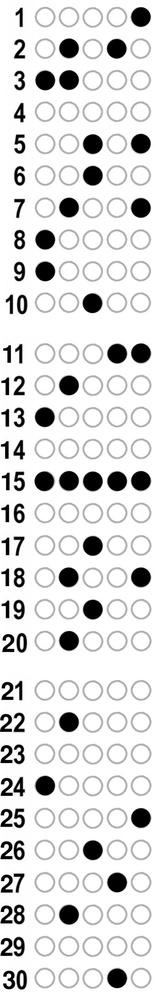
#> input picture images/sample1.jpg, 161 x 1000 px, shrunk from 350 x 2170 before the run; its folder holds only this picture in this run
$ python -i main.py   (imports and definitions only)
#> lines starting #> are read from the running program, lines starting #| are printed output that depends on the picture; after the words box and inside, x2 and y2 are one past the last pixel; in counts of white or black regions, pixels touching at a corner belong together
import cv2
import datetime
import imutils
from imutils import contours
import numpy as np
import csv
import os
from tkinter import *
from tkinter import filedialog, messagebox

fl = 0
mainflag1 = 0
mainflag2 = 0

# SPECIFY THE PATH WHERE FILES SHOULD BE STORED (END WITH THIS / or // or \ or \\ AS REQUIRED)
fname1 = "C:\\Users\\PARTH SHAH\\OneDrive\\Desktop\\opencv\\"

# FUNCTION TO IMPLEMENT ADD DATA
def add_data():

    # TAKING IMAGE OF ATTENDANCE SHEET
    try:
        mainWindow = Tk()
        mainWindow.sourceFile = filedialog.askopenfilename(filetypes=(("ImageFiles", ("*.jpg", "*.png", "*.jpeg")), ("All Files", "*")), parent=mainWindow,title="Please select an image")
#> the answer given: images/sample1.jpg
        img_path = mainWindow.sourceFile
        mainWindow.destroy()

        img = cv2.imread(img_path)
#> img is the input picture: shape (1000, 161, 3); min 0, max 255, mean 222.8
        gray = cv2.cvtColor(img, cv2.COLOR_BGR2GRAY)
        edged = cv2.Canny(gray, 100, 200)
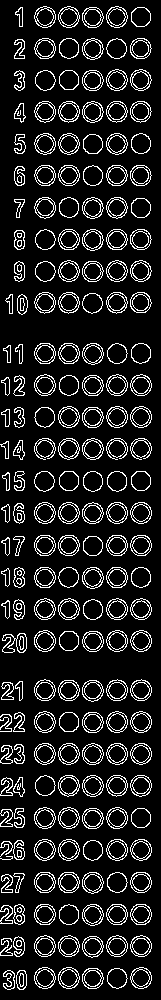
#> edged: shape (1000, 161); 12.6% white in thin lines or dots

        # FINDING ALL CONTOURS FROM IMAGE
        cnts = cv2.findContours(edged, cv2.RETR_EXTERNAL, cv2.CHAIN_APPROX_NONE)
#> cnts = 202 contours, 6 with area under 20; largest, box (x1, y1, x2, y2) and area: (34, 630, 56, 652) 351, (130, 502, 152, 524) 350, (58, 967, 80, 989) 349, (82, 567, 104, 589) 349, (106, 502, 128, 524) 349
        cnts = imutils.grab_contours(cnts)

        # FINDING ONLY BUBBLED CONTOURS
        cntbubble = []
        for c in cnts:
            (x, y, w, h) = cv2.boundingRect(c)
            ar = w / float(h)
            if w >= 40 and h >= 40 and ar <= 1.1:
                cntbubble.append(c)
#> this loop made 202 passes
#> (x, y, w, h, ar) on passes 1 to 3: (16, 970, 11, 20, 0.55), (3, 970, 12, 20, 0.6), (107, 968, 21, 21, 1)
#> after the loop, cntbubble = []

        # SORTING ALL THOSE BUBBLED CONTOURS
        cntbubble = contours.sort_contours(cntbubble, method="top-to-bottom")[0]

        # OBTAINING THRESH IMAGE TO DETECT BLACK AND WHITE SPOTS
        thresh = cv2.threshold(gray, 0, 255, cv2.THRESH_BINARY_INV | cv2.THRESH_OTSU)[1]

        # 30 STUDENTS LIST OF ATTENDANCE
        attend = []
        for i in range(30):
            attend.append([])

        x = 0
        for i in range(0, len(cntbubble), 5):

            # SORTING ROWWISE BUBBLED CONTOURS
            temp = contours.sort_contours(cntbubble[i:i + 5])[0]

            for (j, c) in enumerate(temp):

                # INITIALIZING MASK WITH ALL 0
                mask = np.zeros(thresh.shape, dtype="uint8")
                cv2.drawContours(mask, [c], -1, 255, -1)

                # FINDING PIXEL BY PIXEL TO CHECK BLACK SPOT IN CONTOUR
                mask = cv2.bitwise_and(thresh, thresh, mask=mask)
                pixel = cv2.countNonZero(mask)

                # APPENDING A OR P IN ATTENDANCE FOR RESPECTIVE STUDENT
                if pixel > 100:
                    attend[x].append("A")
                else:
                    attend[x].append("P")

            x += 1

    except:
        global mainflag1
        mainflag1 = 1


    # CHECKING IF IMAGE IS UPLOADED OR NOT
    if mainflag1 == 0:

        # INPUTING FILE NAME  AND DATES TO WRITE
        # [7 lines left out: function validate, not called in this run]


        # CHECKING ALL INPUTS ARE VALID
        while fl == 0:

            root1 = Tk()
            root1.geometry('820x650+500+0')

            # [85 lines left out: functions on_closing, clicked, not called in this run]

            # GUI WINDOW FOR TAKING INPUT
            myLabel = Label(root1, text="Choose batch", font=("ArailBold",15))
            myLabel.pack()

            batch = StringVar(root1)
            batch.set("0")

            Radiobutton(root1, text="Batch 1", font=("ArailBold",15), variable=batch, value="1").pack()
            Radiobutton(root1, text="Batch 2", font=("ArailBold",15), variable=batch, value="2").pack()

            myLabel = Label(root1, text="Enter subject name", font=("ArailBold",15))
            myLabel.pack()
            subject = Entry(root1)
            subject.pack()

            Label(root1, text="\nDate Format : dd/mm/yyyy", font=("ArailBold",15)).pack()
            myLabel1 = Label(root1, text="Enter Date 1", font=("ArailBold",15))
            myLabel1.pack()
            da1 = Entry(root1)
            da1.pack()

            myLabel2 = Label(root1, text="Enter Date 2", font=("ArailBold",15))
            myLabel2.pack()
            da2 = Entry(root1)
            da2.pack()

            myLabel3 = Label(root1, text="Enter Date 3", font=("ArailBold",15))
            myLabel3.pack()
            da3 = Entry(root1)
            da3.pack()

            myLabel4 = Label(root1, text="Enter Date 4", font=("ArailBold",15))
            myLabel4.pack()
            da4 = Entry(root1)
            da4.pack()

            myLabel5 = Label(root1, text="Enter Date 5", font=("ArailBold",15))
            myLabel5.pack()
            da5 = Entry(root1)
            da5.pack()

            myLabel7 = Label(root1, text="\n").pack()
            Button(root1, text="CONFIRM",padx=55, pady=5,command=lambda: clicked(batch.get(), subject.get(), da1.get(), da2.get(), da3.get(), da4.get(),da5.get()), bg="green", fg="white",font=("Arial Bold", 15)).pack()
            Button(root1, text="QUIT", padx=55, pady=5, command=on_closing, bg="red", fg="white",font=("Arial Bold", 15)).pack()

            myLabel6 = Label(root1, text="\n", font=("ArailBold",15))
            myLabel6.pack()
            root1.mainloop()

    else:
        pass


    # CHECKING BOTH CONDITIONS (PHOTO UPLOADED AND ALL VALID INPUTS)
    if mainflag1 == 0 and mainflag2 == 0:

        global fname1
        filename1 = fname1 + inp + ".csv"

        prevattend = []

        # READING DATA FROM CSV FILE IF ALREADY EXISTS EARLIER
        if os.path.exists(filename1):
            with open(filename1, 'r') as csvfile:
                cr = csv.reader(csvfile)
                titleread = next(cr)

                for row in cr:
                    if len(row) != 0:
                        prevattend.append(row[1:])

            titleread.extend([date1, date2, date3, date4, date5])

        else:
            titleread = ["Roll No.", date1, date2, date3, date4, date5]

        title = titleread
        rows = []

        for i in range(30):
            makerow = [i + 1]
            if len(prevattend) != 0:
                makerow.extend(prevattend[i])
            makerow.extend(attend[i])
            rows.append(makerow)

        # WRITING DATA IN CSV FILE
        with open(filename1, 'w') as csvfile:
            cw = csv.writer(csvfile)
            cw.writerow(title)

            for i in range(30):
                cw.writerow(rows[i])

    else:
        pass


# FUNCTION TO IMPLEMENT DISPLAY DATA
# [389 lines left out: functions display_data, cls, not called in this run]


# [1 line not run here, left out]

>>> result = add_data()

$ run again, on images/sample11.jpg
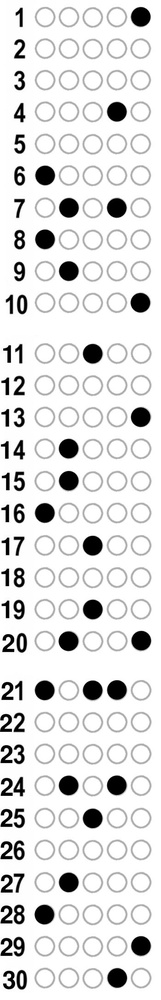
#> input picture images/sample11.jpg, 161 x 1000 px, shrunk from 350 x 2170 before the run
#> in add_data, img is the input picture: shape (1000, 161, 3); min 0, max 255, mean 225.8
#> in add_data, `edged = cv2.Canny(gray, 100, 200)`:
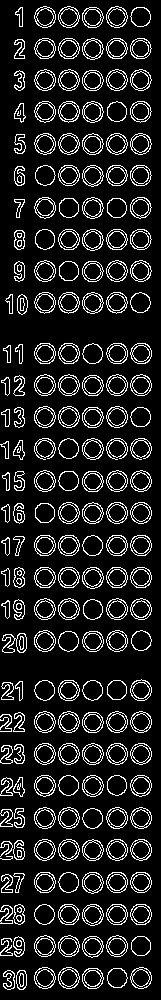
#> edged: shape (1000, 161); 12.8% white in thin lines or dots
#> cnts = 202 contours, 6 with area under 20; largest, box (x1, y1, x2, y2) and area: (34, 630, 56, 652) 351, (130, 502, 152, 524) 350, (58, 967, 80, 989) 349, (82, 567, 104, 589) 349, (106, 502, 128, 524) 349
#> the loop in add_data, `for c in cnts:` made 202 passes
#> (x, y, w, h, ar) on passes 1 to 3: (16, 970, 11, 20, 0.55), (3, 970, 12, 20, 0.6), (107, 968, 21, 20, 1.05)
#> after the loop in add_data, `for c in cnts:`: cntbubble = []

$ run again, on images/sample12.jpg
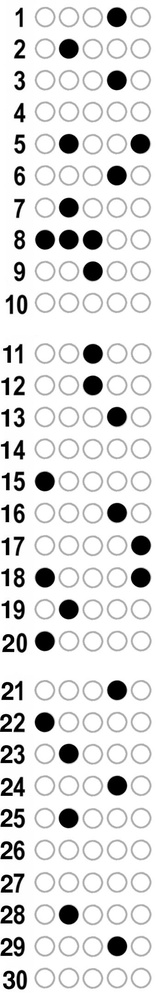
#> input picture images/sample12.jpg, 161 x 1000 px, shrunk from 350 x 2170 before the run
#> in add_data, img is the input picture: shape (1000, 161, 3); min 0, max 255, mean 225.4
#> in add_data, `edged = cv2.Canny(gray, 100, 200)`:
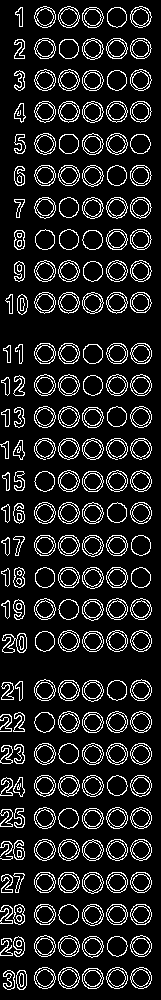
#> edged: shape (1000, 161); 12.8% white in thin lines or dots
#> cnts = 202 contours, 6 with area under 20; largest, box (x1, y1, x2, y2) and area: (130, 502, 152, 524) 350, (58, 967, 80, 989) 349, (82, 567, 104, 589) 349, (34, 967, 56, 989) 348, (82, 904, 104, 926) 348
#> the loop in add_data, `for c in cnts:` made 202 passes
#> (x, y, w, h, ar) on passes 1 to 3: (16, 970, 11, 20, 0.55), (3, 970, 12, 20, 0.6), (82, 968, 22, 21, 1.05)
#> after the loop in add_data, `for c in cnts:`: cntbubble = []

$ run again, on images/sample13.jpg
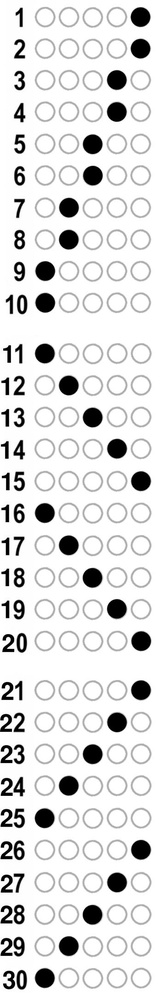
#> input picture images/sample13.jpg, 161 x 1000 px, shrunk from 350 x 2170 before the run
#> in add_data, img is the input picture: shape (1000, 161, 3); min 0, max 255, mean 224.5
#> in add_data, `edged = cv2.Canny(gray, 100, 200)`:
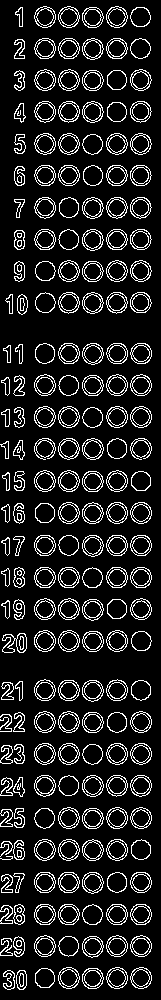
#> edged: shape (1000, 161); 12.7% white in thin lines or dots
#> cnts = 202 contours, 6 with area under 20; largest, box (x1, y1, x2, y2) and area: (34, 630, 56, 652) 351, (130, 502, 152, 524) 350, (106, 502, 128, 524) 349, (130, 406, 152, 428) 349, (58, 967, 80, 989) 348
#> the loop in add_data, `for c in cnts:` made 202 passes
#> (x, y, w, h, ar) on passes 1 to 3: (16, 970, 11, 20, 0.55), (3, 970, 12, 20, 0.6), (82, 968, 22, 21, 1.05)
#> after the loop in add_data, `for c in cnts:`: cntbubble = []

$ run again, on images/sample10.jpg
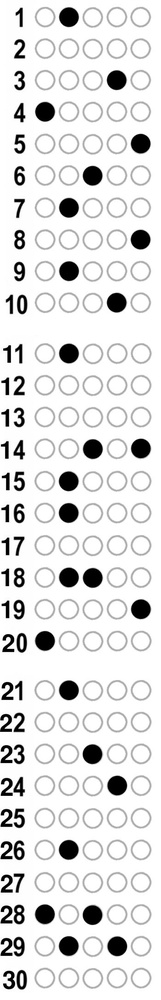
#> input picture images/sample10.jpg, 161 x 1000 px, shrunk from 350 x 2170 before the run
#> in add_data, img is the input picture: shape (1000, 161, 3); min 0, max 255, mean 226.2
#> in add_data, `edged = cv2.Canny(gray, 100, 200)`:
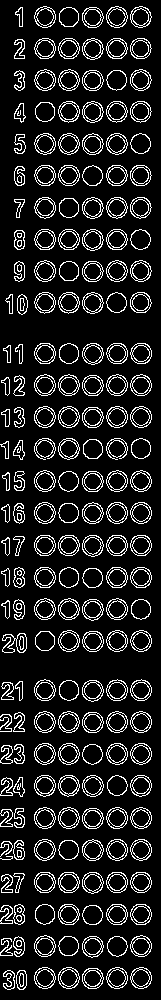
#> edged: shape (1000, 161); 12.8% white in thin lines or dots
#> cnts = 202 contours, 6 with area under 20; largest, box (x1, y1, x2, y2) and area: (130, 502, 152, 524) 350, (58, 967, 80, 989) 349, (106, 502, 128, 524) 349, (130, 406, 152, 428) 349, (34, 967, 56, 989) 348
#> the loop in add_data, `for c in cnts:` made 202 passes
#> (x, y, w, h, ar) on passes 1 to 3: (16, 970, 11, 20, 0.55), (3, 970, 12, 20, 0.6), (82, 968, 22, 21, 1.05)
#> after the loop in add_data, `for c in cnts:`: cntbubble = []
